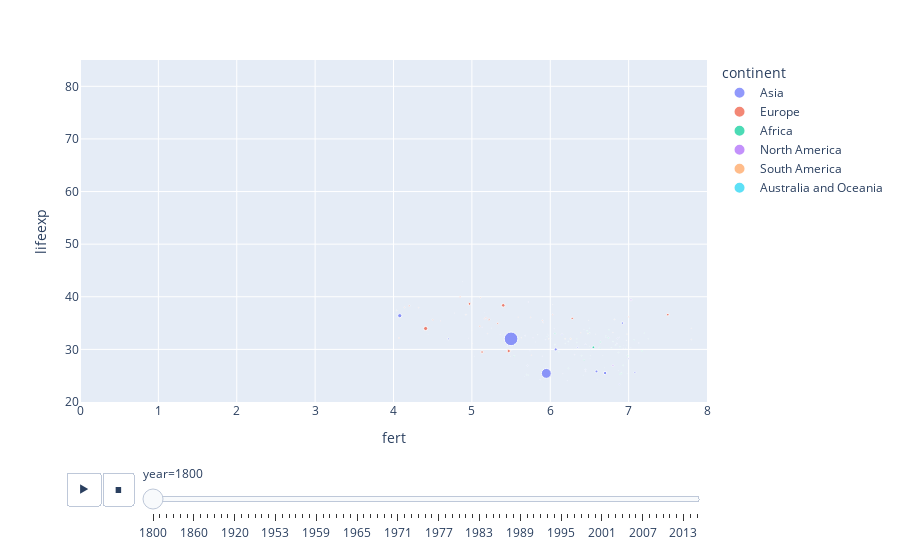

Write notebook code for a chart like this one.
### Code cell
import plotly.express as px

fig = px.scatter(df,
                 x="fert",
                 y="lifeexp",
                 animation_frame="year",
                 size="pop",
                 color="continent",
                 hover_name="country",
                 #log_x=True, 
                 range_x=[0, 8],
                 range_y=[20, 85],
                )
fig.show()

### Figure 1 — Plotly figure (JSON) as saved in the notebook; plotly's stock layout.template omitted (floating-point values rounded to 4 significant figures)
{"data": [{"hovertemplate": "<b>%{hovertext}</b><br><br>continent=Asia<br>year=1800<br>fert=%{x}<br>lifeexp=%{y}<br>pop=%{marker.size}<extra></extra>", "hovertext": ["Afghanistan", "Bahrain", "Bangladesh", "Bhutan", "Brunei", "Cambodia", "China", "India", "Indonesia", "Iran", "Iraq", "Israel", "Japan", "Jordan", "Kazakhstan", "Kuwait", "Lebanon", "Malaysia", "Maldives", "Mongolia", "Nepal", "Oman", "Pakistan", "Philippines", "Qatar", "Saudi Arabia", "Singapore", "Sri Lanka", "Syria", "Tajikistan", "Thailand", "Turkey", "Turkmenistan", "United Arab Emirates", "Uzbekistan", "Vietnam", "Yemen"], "legendgroup": "Asia", "marker": {"color": "#636efa", "size": [3280000.0, 64470.0, 19230000.0, 89990.0, 2128.0, 2090000.0, 321700000.0, 168600000.0, 16110000.0, 6270000.0, 1077000.0, 210000.0, 30290000.0, 217000.0, 2041000.0, 81280.0, 332000.0, 287000.0, 42380.0, 619000.0, 3881000.0, 318000.0, 13120000.0, 1894000.0, 14090.0, 2091000.0, 30000.0, 1213000.0, 1337000.0, 466600.0, 4665000.0, 9773000.0, 367200.0, 40150.0, 1919000.0, 6551000.0, 2593000.0], "sizemode": "area", "sizeref": 3440000.0, "symbol": "circle"}, "mode": "markers", "name": "Asia", "orientation": "v", "showlegend": true, "type": "scatter", "x": [7.0, 7.03, 6.7, 6.67, 7.06, 6.95, 5.5, 5.95, 6.07, 7.08, 7.13, 6.0, 4.08, 6.97, 6.45, 6.87, 5.74, 5.45, 5.98, 5.94, 6.15, 6.88, 6.59, 6.45, 6.97, 6.86, 5.47, 5.68, 6.85, 5.87, 6.35, 6.92, 6.22, 6.94, 5.71, 4.7, 6.88], "xaxis": "x", "y": [28.21, 30.3, 25.5, 28.8, 29.2, 35.0, 32.0, 25.44, 30.0, 25.6, 31.2, 32.0, 36.4, 31.7, 26.2, 26.0, 29.7, 30.6, 32.65, 31.8, 32.8, 32.3, 25.8, 30.9, 30.8, 32.1, 29.1, 32.6, 31.1, 24.24, 30.4, 35.0, 24.0, 30.7, 26.93, 32.0, 23.39], "yaxis": "y"}, {"hovertemplate": "<b>%{hovertext}</b><br><br>continent=Europe<br>year=1800<br>fert=%{x}<br>lifeexp=%{y}<br>pop=%{marker.size}<extra></extra>", "hovertext": ["Albania", "Armenia", "Austria", "Azerbaijan", "Belarus", "Belgium", "Bosnia and Herzegovina", "Bulgaria", "Croatia", "Cyprus", "Czech Republic", "Denmark", "Estonia", "Finland", "France", "Georgia", "Germany", "Greece", "Hungary", "Iceland", "Ireland", "Italy", "Latvia", "Lithuania", "Luxembourg", "Malta", "Moldova", "Montenegro", "Netherlands", "Norway", "Poland", "Portugal", "Romania", "Serbia", "Slovenia", "Spain", "Sweden", "Switzerland", "Ukraine", "United Kingdom"], "legendgroup": "Europe", "marker": {"color": "#EF553B", "size": [410400.0, 413300.0, 3206000.0, 880000.0, 2355000.0, 3138000.0, 851800.0, 1992000.0, 1228000.0, 184400.0, 5516000.0, 1063000.0, 334100.0, 977700.0, 29360000.0, 1072000.0, 22890000.0, 2151000.0, 3500000.0, 61430.0, 4065000.0, 18820000.0, 590600.0, 778700.0, 127000.0, 134100.0, 712600.0, 126600.0, 2255000.0, 868600.0, 9509000.0, 3033000.0, 5464000.0, 2147000.0, 469700.0, 11550000.0, 2354000.0, 1826000.0, 11220000.0, 12330000.0], "sizemode": "area", "sizeref": 3440000.0, "symbol": "circle"}, "mode": "markers", "name": "Europe", "orientation": "v", "showlegend": true, "type": "scatter", "x": [4.6, 7.8, 5.1, 8.1, 7.0, 4.85, 5.91, 5.16, 5.75, 6.03, 5.33, 4.04, 5.59, 4.92, 4.41, 7.8, 5.4, 6.03, 5.18, 4.88, 4.2, 5.47, 5.2, 5.76, 4.78, 5.49, 6.39, 5.9, 5.11, 4.32, 6.28, 4.5, 5.22, 5.9, 4.93, 5.13, 4.07, 4.14, 7.5, 4.97], "xaxis": "x", "y": [35.4, 34.0, 34.4, 29.17, 36.2, 40.0, 35.1, 35.8, 36.1, 38.5, 34.95, 37.41, 36.14, 36.57, 33.97, 31.87, 38.37, 36.6, 36.0, 42.85, 38.3, 29.69, 33.0, 28.9, 36.9, 28.7, 33.15, 35.4, 39.86, 37.92, 35.9, 35.6, 35.7, 35.5, 36.6, 29.5, 32.16, 38.0, 36.6, 38.65], "yaxis": "y"}, {"hovertemplate": "<b>%{hovertext}</b><br><br>continent=Africa<br>year=1800<br>fert=%{x}<br>lifeexp=%{y}<br>pop=%{marker.size}<extra></extra>", "hovertext": ["Algeria", "Angola", "Benin", "Botswana", "Burundi", "Cameroon", "Cape Verde", "Central African Republic", "Chad", "Comoros", "Djibouti", "Egypt", "Equatorial Guinea", "Eritrea", "Ethiopia", "Gabon", "Gambia", "Ghana", "Guinea", "Guinea-Bissau", "Kenya", "Lesotho", "Liberia", "Libya", "Madagascar", "Malawi", "Mali", "Mauritania", "Mauritius", "Morocco", "Mozambique", "Namibia", "Niger", "Nigeria", "Rwanda", "Sao Tome and Principe", "Senegal", "Seychelles", "Sierra Leone", "Somalia", "South Africa", "Sudan", "Swaziland", "Tanzania", "Togo", "Tunisia", "Uganda", "Zambia", "Zimbabwe"], "legendgroup": "Africa", "marker": {"color": "#00cc96", "size": [2503000.0, 1567000.0, 636600.0, 121000.0, 899100.0, 1860000.0, 55720.0, 479400.0, 1432000.0, 56350.0, 22850.0, 4244000.0, 80380.0, 205000.0, 2949000.0, 158200.0, 103300.0, 2016000.0, 984000.0, 218200.0, 2574000.0, 276400.0, 313500.0, 531500.0, 1543000.0, 737000.0, 1403000.0, 382700.0, 62860.0, 2503000.0, 1982000.0, 229000.0, 1245000.0, 12100000.0, 928400.0, 22730.0, 1010000.0, 12520.0, 794300.0, 991500.0, 1441000.0, 3994000.0, 86000.0, 3020000.0, 446000.0, 862000.0, 2101000.0, 747000.0, 1086000.0], "sizemode": "area", "sizeref": 3440000.0, "symbol": "circle"}, "mode": "markers", "name": "Africa", "orientation": "v", "showlegend": true, "type": "scatter", "x": [6.99, 6.93, 5.55, 6.47, 6.8, 5.54, 6.43, 6.51, 6.06, 6.01, 6.3, 6.06, 5.51, 6.96, 7.17, 6.5, 6.51, 6.43, 6.11, 7.25, 6.91, 5.84, 6.19, 7.2, 6.89, 6.78, 6.23, 6.34, 5.03, 6.5, 6.63, 5.96, 6.83, 6.55, 7.07, 6.23, 5.7, 5.16, 5.72, 6.87, 6.47, 6.64, 6.71, 6.74, 6.34, 6.4, 6.89, 6.71, 6.75], "xaxis": "x", "y": [28.82, 26.98, 31.0, 33.6, 31.5, 28.75, 33.8, 30.0, 30.9, 32.1, 29.9, 33.0, 29.8, 30.2, 29.7, 30.6, 28.8, 28.0, 29.5, 32.0, 25.5, 32.8, 31.1, 33.1, 30.5, 30.3, 26.41, 32.0, 28.7, 33.1, 30.28, 32.4, 30.8, 30.4, 31.8, 31.0, 25.2, 37.0, 25.1, 29.4, 33.5, 31.4, 32.3, 32.2, 31.3, 28.8, 25.3, 32.6, 33.7], "yaxis": "y"}, {"hovertemplate": "<b>%{hovertext}</b><br><br>continent=North America<br>year=1800<br>fert=%{x}<br>lifeexp=%{y}<br>pop=%{marker.size}<extra></extra>", "hovertext": ["Antigua and Barbuda", "Bahamas", "Barbados", "Belize", "Canada", "Costa Rica", "Cuba", "Dominican Republic", "El Salvador", "Grenada", "Guatemala", "Haiti", "Honduras", "Jamaica", "Mexico", "Nicaragua", "Panama", "Trinidad and Tobago", "United States"], "legendgroup": "North America", "marker": {"color": "#ab63fa", "size": [37000.0, 27350.0, 81730.0, 25530.0, 645500.0, 51990.0, 345000.0, 89000.0, 248000.0, 29410.0, 459000.0, 723000.0, 126100.0, 401000.0, 6182000.0, 219400.0, 78840.0, 60000.0, 6802000.0], "sizemode": "area", "sizeref": 3440000.0, "symbol": "circle"}, "mode": "markers", "name": "North America", "orientation": "v", "showlegend": true, "type": "scatter", "x": [5.0, 5.9, 4.96, 6.69, 5.72, 6.93, 5.78, 6.16, 5.9, 5.81, 6.45, 6.31, 6.05, 5.13, 6.8, 6.16, 5.36, 4.44, 7.03], "xaxis": "x", "y": [33.54, 35.18, 32.12, 26.5, 39.0, 30.21, 32.2, 29.9, 28.7, 31.4, 25.8, 29.0, 33.9, 34.2, 26.9, 25.4, 32.9, 32.9, 39.41], "yaxis": "y"}, {"hovertemplate": "<b>%{hovertext}</b><br><br>continent=South America<br>year=1800<br>fert=%{x}<br>lifeexp=%{y}<br>pop=%{marker.size}<extra></extra>", "hovertext": ["Argentina", "Bolivia", "Brazil", "Chile", "Colombia", "Ecuador", "Guyana", "Paraguay", "Peru", "Suriname", "Uruguay", "Venezuela"], "legendgroup": "South America", "marker": {"color": "#FFA15A", "size": [534000.0, 1100000.0, 3640000.0, 771400.0, 1206000.0, 500000.0, 166000.0, 143000.0, 1314000.0, 80720.0, 55000.0, 718000.0], "sizemode": "area", "sizeref": 3440000.0, "symbol": "circle"}, "mode": "markers", "name": "South America", "orientation": "v", "showlegend": true, "type": "scatter", "x": [6.8, 6.48, 6.26, 5.98, 6.19, 6.98, 5.01, 6.49, 6.82, 6.58, 5.97, 5.63], "xaxis": "x", "y": [33.2, 33.0, 32.0, 32.0, 32.0, 32.9, 31.12, 35.5, 35.7, 32.9, 32.9, 32.2], "yaxis": "y"}, {"hovertemplate": "<b>%{hovertext}</b><br><br>continent=Australia and Oceania<br>year=1800<br>fert=%{x}<br>lifeexp=%{y}<br>pop=%{marker.size}<extra></extra>", "hovertext": ["Australia", "Fiji", "Kiribati", "New Zealand", "Papua New Guinea", "Samoa", "Solomon Islands", "Tonga", "Vanuatu"], "legendgroup": "Australia and Oceania", "marker": {"color": "#19d3f3", "size": [351000.0, 130500.0, 17880.0, 100000.0, 754900.0, 47300.0, 57000.0, 18660.0, 27790.0], "sizemode": "area", "sizeref": 3440000.0, "symbol": "circle"}, "mode": "markers", "name": "Australia and Oceania", "orientation": "v", "showlegend": true, "type": "scatter", "x": [6.5, 6.45, 5.67, 5.25, 6.23, 6.98, 6.42, 6.51, 6.6], "xaxis": "x", "y": [34.05, 26.1, 24.9, 34.05, 31.5, 25.4, 25.1, 28.2, 24.3], "yaxis": "y"}], "layout": {"legend": {"itemsizing": "constant", "title": {"text": "continent"}, "tracegroupgap": 0}, "margin": {"t": 60}, "sliders": [{"active": 0, "currentvalue": {"prefix": "year="}, "len": 0.9, "pad": {"b": 10, "t": 60}, "steps": [{"args": [["1800"], {"frame": {"duration": 0, "redraw": false}, "fromcurrent": true, "mode": "immediate", "transition": {"duration": 0, "easing": "linear"}}], "label": "1800", "method": "animate"}, {"args": [["1810"], {"frame": {"duration": 0, "redraw": false}, "fromcurrent": true, "mode": "immediate", "transition": {"duration": 0, "easing": "linear"}}], "label": "1810", "method": "animate"}, {"args": [["1820"], {"frame": {"duration": 0, "redraw": false}, "fromcurrent": true, "mode": "immediate", "transition": {"duration": 0, "easing": "linear"}}], "label": "1820", "method": "animate"}, {"args": [["1830"], {"frame": {"duration": 0, "redraw": false}, "fromcurrent": true, "mode": "immediate", "transition": {"duration": 0, "easing": "linear"}}], "label": "1830", "method": "animate"}, {"args": [["1840"], {"frame": {"duration": 0, "redraw": false}, "fromcurrent": true, "mode": "immediate", "transition": {"duration": 0, "easing": "linear"}}], "label": "1840", "method": "animate"}, {"args": [["1850"], {"frame": {"duration": 0, "redraw": false}, "fromcurrent": true, "mode": "immediate", "transition": {"duration": 0, "easing": "linear"}}], "label": "1850", "method": "animate"}, {"args": [["1860"], {"frame": {"duration": 0, "redraw": false}, "fromcurrent": true, "mode": "immediate", "transition": {"duration": 0, "easing": "linear"}}], "label": "1860", "method": "animate"}, {"args": [["1870"], {"frame": {"duration": 0, "redraw": false}, "fromcurrent": true, "mode": "immediate", "transition": {"duration": 0, "easing": "linear"}}], "label": "1870", "method": "animate"}, {"args": [["1880"], {"frame": {"duration": 0, "redraw": false}, "fromcurrent": true, "mode": "immediate", "transition": {"duration": 0, "easing": "linear"}}], "label": "1880", "method": "animate"}, {"args": [["1890"], {"frame": {"duration": 0, "redraw": false}, "fromcurrent": true, "mode": "immediate", "transition": {"duration": 0, "easing": "linear"}}], "label": "1890", "method": "animate"}, {"args": [["1900"], {"frame": {"duration": 0, "redraw": false}, "fromcurrent": true, "mode": "immediate", "transition": {"duration": 0, "easing": "linear"}}], "label": "1900", "method": "animate"}, {"args": [["1910"], {"frame": {"duration": 0, "redraw": false}, "fromcurrent": true, "mode": "immediate", "transition": {"duration": 0, "easing": "linear"}}], "label": "1910", "method": "animate"}, {"args": [["1920"], {"frame": {"duration": 0, "redraw": false}, "fromcurrent": true, "mode": "immediate", "transition": {"duration": 0, "easing": "linear"}}], "label": "1920", "method": "animate"}, {"args": [["1930"], {"frame": {"duration": 0, "redraw": false}, "fromcurrent": true, "mode": "immediate", "transition": {"duration": 0, "easing": "linear"}}], "label": "1930", "method": "animate"}, {"args": [["1940"], {"frame": {"duration": 0, "redraw": false}, "fromcurrent": true, "mode": "immediate", "transition": {"duration": 0, "easing": "linear"}}], "label": "1940", "method": "animate"}, {"args": [["1950"], {"frame": {"duration": 0, "redraw": false}, "fromcurrent": true, "mode": "immediate", "transition": {"duration": 0, "easing": "linear"}}], "label": "1950", "method": "animate"}, {"args": [["1951"], {"frame": {"duration": 0, "redraw": false}, "fromcurrent": true, "mode": "immediate", "transition": {"duration": 0, "easing": "linear"}}], "label": "1951", "method": "animate"}, {"args": [["1952"], {"frame": {"duration": 0, "redraw": false}, "fromcurrent": true, "mode": "immediate", "transition": {"duration": 0, "easing": "linear"}}], "label": "1952", "method": "animate"}, {"args": [["1953"], {"frame": {"duration": 0, "redraw": false}, "fromcurrent": true, "mode": "immediate", "transition": {"duration": 0, "easing": "linear"}}], "label": "1953", "method": "animate"}, {"args": [["1954"], {"frame": {"duration": 0, "redraw": false}, "fromcurrent": true, "mode": "immediate", "transition": {"duration": 0, "easing": "linear"}}], "label": "1954", "method": "animate"}, {"args": [["1955"], {"frame": {"duration": 0, "redraw": false}, "fromcurrent": true, "mode": "immediate", "transition": {"duration": 0, "easing": "linear"}}], "label": "1955", "method": "animate"}, {"args": [["1956"], {"frame": {"duration": 0, "redraw": false}, "fromcurrent": true, "mode": "immediate", "transition": {"duration": 0, "easing": "linear"}}], "label": "1956", "method": "animate"}, {"args": [["1957"], {"frame": {"duration": 0, "redraw": false}, "fromcurrent": true, "mode": "immediate", "transition": {"duration": 0, "easing": "linear"}}], "label": "1957", "method": "animate"}, {"args": [["1958"], {"frame": {"duration": 0, "redraw": false}, "fromcurrent": true, "mode": "immediate", "transition": {"duration": 0, "easing": "linear"}}], "label": "1958", "method": "animate"}, {"args": [["1959"], {"frame": {"duration": 0, "redraw": false}, "fromcurrent": true, "mode": "immediate", "transition": {"duration": 0, "easing": "linear"}}], "label": "1959", "method": "animate"}, {"args": [["1960"], {"frame": {"duration": 0, "redraw": false}, "fromcurrent": true, "mode": "immediate", "transition": {"duration": 0, "easing": "linear"}}], "label": "1960", "method": "animate"}, {"args": [["1961"], {"frame": {"duration": 0, "redraw": false}, "fromcurrent": true, "mode": "immediate", "transition": {"duration": 0, "easing": "linear"}}], "label": "1961", "method": "animate"}, {"args": [["1962"], {"frame": {"duration": 0, "redraw": false}, "fromcurrent": true, "mode": "immediate", "transition": {"duration": 0, "easing": "linear"}}], "label": "1962", "method": "animate"}, {"args": [["1963"], {"frame": {"duration": 0, "redraw": false}, "fromcurrent": true, "mode": "immediate", "transition": {"duration": 0, "easing": "linear"}}], "label": "1963", "method": "animate"}, {"args": [["1964"], {"frame": {"duration": 0, "redraw": false}, "fromcurrent": true, "mode": "immediate", "transition": {"duration": 0, "easing": "linear"}}], "label": "1964", "method": "animate"}, {"args": [["1965"], {"frame": {"duration": 0, "redraw": false}, "fromcurrent": true, "mode": "immediate", "transition": {"duration": 0, "easing": "linear"}}], "label": "1965", "method": "animate"}, {"args": [["1966"], {"frame": {"duration": 0, "redraw": false}, "fromcurrent": true, "mode": "immediate", "transition": {"duration": 0, "easing": "linear"}}], "label": "1966", "method": "animate"}, {"args": [["1967"], {"frame": {"duration": 0, "redraw": false}, "fromcurrent": true, "mode": "immediate", "transition": {"duration": 0, "easing": "linear"}}], "label": "1967", "method": "animate"}, {"args": [["1968"], {"frame": {"duration": 0, "redraw": false}, "fromcurrent": true, "mode": "immediate", "transition": {"duration": 0, "easing": "linear"}}], "label": "1968", "method": "animate"}, {"args": [["1969"], {"frame": {"duration": 0, "redraw": false}, "fromcurrent": true, "mode": "immediate", "transition": {"duration": 0, "easing": "linear"}}], "label": "1969", "method": "animate"}, {"args": [["1970"], {"frame": {"duration": 0, "redraw": false}, "fromcurrent": true, "mode": "immediate", "transition": {"duration": 0, "easing": "linear"}}], "label": "1970", "method": "animate"}, {"args": [["1971"], {"frame": {"duration": 0, "redraw": false}, "fromcurrent": true, "mode": "immediate", "transition": {"duration": 0, "easing": "linear"}}], "label": "1971", "method": "animate"}, {"args": [["1972"], {"frame": {"duration": 0, "redraw": false}, "fromcurrent": true, "mode": "immediate", "transition": {"duration": 0, "easing": "linear"}}], "label": "1972", "method": "animate"}, {"args": [["1973"], {"frame": {"duration": 0, "redraw": false}, "fromcurrent": true, "mode": "immediate", "transition": {"duration": 0, "easing": "linear"}}], "label": "1973", "method": "animate"}, {"args": [["1974"], {"frame": {"duration": 0, "redraw": false}, "fromcurrent": true, "mode": "immediate", "transition": {"duration": 0, "easing": "linear"}}], "label": "1974", "method": "animate"}, {"args": [["1975"], {"frame": {"duration": 0, "redraw": false}, "fromcurrent": true, "mode": "immediate", "transition": {"duration": 0, "easing": "linear"}}], "label": "1975", "method": "animate"}, {"args": [["1976"], {"frame": {"duration": 0, "redraw": false}, "fromcurrent": true, "mode": "immediate", "transition": {"duration": 0, "easing": "linear"}}], "label": "1976", "method": "animate"}, {"args": [["1977"], {"frame": {"duration": 0, "redraw": false}, "fromcurrent": true, "mode": "immediate", "transition": {"duration": 0, "easing": "linear"}}], "label": "1977", "method": "animate"}, {"args": [["1978"], {"frame": {"duration": 0, "redraw": false}, "fromcurrent": true, "mode": "immediate", "transition": {"duration": 0, "easing": "linear"}}], "label": "1978", "method": "animate"}, {"args": [["1979"], {"frame": {"duration": 0, "redraw": false}, "fromcurrent": true, "mode": "immediate", "transition": {"duration": 0, "easing": "linear"}}], "label": "1979", "method": "animate"}, {"args": [["1980"], {"frame": {"duration": 0, "redraw": false}, "fromcurrent": true, "mode": "immediate", "transition": {"duration": 0, "easing": "linear"}}], "label": "1980", "method": "animate"}, {"args": [["1981"], {"frame": {"duration": 0, "redraw": false}, "fromcurrent": true, "mode": "immediate", "transition": {"duration": 0, "easing": "linear"}}], "label": "1981", "method": "animate"}, {"args": [["1982"], {"frame": {"duration": 0, "redraw": false}, "fromcurrent": true, "mode": "immediate", "transition": {"duration": 0, "easing": "linear"}}], "label": "1982", "method": "animate"}, {"args": [["1983"], {"frame": {"duration": 0, "redraw": false}, "fromcurrent": true, "mode": "immediate", "transition": {"duration": 0, "easing": "linear"}}], "label": "1983", "method": "animate"}, {"args": [["1984"], {"frame": {"duration": 0, "redraw": false}, "fromcurrent": true, "mode": "immediate", "transition": {"duration": 0, "easing": "linear"}}], "label": "1984", "method": "animate"}, {"args": [["1985"], {"frame": {"duration": 0, "redraw": false}, "fromcurrent": true, "mode": "immediate", "transition": {"duration": 0, "easing": "linear"}}], "label": "1985", "method": "animate"}, {"args": [["1986"], {"frame": {"duration": 0, "redraw": false}, "fromcurrent": true, "mode": "immediate", "transition": {"duration": 0, "easing": "linear"}}], "label": "1986", "method": "animate"}, {"args": [["1987"], {"frame": {"duration": 0, "redraw": false}, "fromcurrent": true, "mode": "immediate", "transition": {"duration": 0, "easing": "linear"}}], "label": "1987", "method": "animate"}, {"args": [["1988"], {"frame": {"duration": 0, "redraw": false}, "fromcurrent": true, "mode": "immediate", "transition": {"duration": 0, "easing": "linear"}}], "label": "1988", "method": "animate"}, {"args": [["1989"], {"frame": {"duration": 0, "redraw": false}, "fromcurrent": true, "mode": "immediate", "transition": {"duration": 0, "easing": "linear"}}], "label": "1989", "method": "animate"}, {"args": [["1990"], {"frame": {"duration": 0, "redraw": false}, "fromcurrent": true, "mode": "immediate", "transition": {"duration": 0, "easing": "linear"}}], "label": "1990", "method": "animate"}, {"args": [["1991"], {"frame": {"duration": 0, "redraw": false}, "fromcurrent": true, "mode": "immediate", "transition": {"duration": 0, "easing": "linear"}}], "label": "1991", "method": "animate"}, {"args": [["1992"], {"frame": {"duration": 0, "redraw": false}, "fromcurrent": true, "mode": "immediate", "transition": {"duration": 0, "easing": "linear"}}], "label": "1992", "method": "animate"}, {"args": [["1993"], {"frame": {"duration": 0, "redraw": false}, "fromcurrent": true, "mode": "immediate", "transition": {"duration": 0, "easing": "linear"}}], "label": "1993", "method": "animate"}, {"args": [["1994"], {"frame": {"duration": 0, "redraw": false}, "fromcurrent": true, "mode": "immediate", "transition": {"duration": 0, "easing": "linear"}}], "label": "1994", "method": "animate"}, {"args": [["1995"], {"frame": {"duration": 0, "redraw": false}, "fromcurrent": true, "mode": "immediate", "transition": {"duration": 0, "easing": "linear"}}], "label": "1995", "method": "animate"}, {"args": [["1996"], {"frame": {"duration": 0, "redraw": false}, "fromcurrent": true, "mode": "immediate", "transition": {"duration": 0, "easing": "linear"}}], "label": "1996", "method": "animate"}, {"args": [["1997"], {"frame": {"duration": 0, "redraw": false}, "fromcurrent": true, "mode": "immediate", "transition": {"duration": 0, "easing": "linear"}}], "label": "1997", "method": "animate"}, {"args": [["1998"], {"frame": {"duration": 0, "redraw": false}, "fromcurrent": true, "mode": "immediate", "transition": {"duration": 0, "easing": "linear"}}], "label": "1998", "method": "animate"}, {"args": [["1999"], {"frame": {"duration": 0, "redraw": false}, "fromcurrent": true, "mode": "immediate", "transition": {"duration": 0, "easing": "linear"}}], "label": "1999", "method": "animate"}, {"args": [["2000"], {"frame": {"duration": 0, "redraw": false}, "fromcurrent": true, "mode": "immediate", "transition": {"duration": 0, "easing": "linear"}}], "label": "2000", "method": "animate"}, {"args": [["2001"], {"frame": {"duration": 0, "redraw": false}, "fromcurrent": true, "mode": "immediate", "transition": {"duration": 0, "easing": "linear"}}], "label": "2001", "method": "animate"}, {"args": [["2002"], {"frame": {"duration": 0, "redraw": false}, "fromcurrent": true, "mode": "immediate", "transition": {"duration": 0, "easing": "linear"}}], "label": "2002", "method": "animate"}, {"args": [["2003"], {"frame": {"duration": 0, "redraw": false}, "fromcurrent": true, "mode": "immediate", "transition": {"duration": 0, "easing": "linear"}}], "label": "2003", "method": "animate"}, {"args": [["2004"], {"frame": {"duration": 0, "redraw": false}, "fromcurrent": true, "mode": "immediate", "transition": {"duration": 0, "easing": "linear"}}], "label": "2004", "method": "animate"}, {"args": [["2005"], {"frame": {"duration": 0, "redraw": false}, "fromcurrent": true, "mode": "immediate", "transition": {"duration": 0, "easing": "linear"}}], "label": "2005", "method": "animate"}, {"args": [["2006"], {"frame": {"duration": 0, "redraw": false}, "fromcurrent": true, "mode": "immediate", "transition": {"duration": 0, "easing": "linear"}}], "label": "2006", "method": "animate"}, {"args": [["2007"], {"frame": {"duration": 0, "redraw": false}, "fromcurrent": true, "mode": "immediate", "transition": {"duration": 0, "easing": "linear"}}], "label": "2007", "method": "animate"}, {"args": [["2008"], {"frame": {"duration": 0, "redraw": false}, "fromcurrent": true, "mode": "immediate", "transition": {"duration": 0, "easing": "linear"}}], "label": "2008", "method": "animate"}, {"args": [["2009"], {"frame": {"duration": 0, "redraw": false}, "fromcurrent": true, "mode": "immediate", "transition": {"duration": 0, "easing": "linear"}}], "label": "2009", "method": "animate"}, {"args": [["2010"], {"frame": {"duration": 0, "redraw": false}, "fromcurrent": true, "mode": "immediate", "transition": {"duration": 0, "easing": "linear"}}], "label": "2010", "method": "animate"}, {"args": [["2011"], {"frame": {"duration": 0, "redraw": false}, "fromcurrent": true, "mode": "immediate", "transition": {"duration": 0, "easing": "linear"}}], "label": "2011", "method": "animate"}, {"args": [["2012"], {"frame": {"duration": 0, "redraw": false}, "fromcurrent": true, "mode": "immediate", "transition": {"duration": 0, "easing": "linear"}}], "label": "2012", "method": "animate"}, {"args": [["2013"], {"frame": {"duration": 0, "redraw": false}, "fromcurrent": true, "mode": "immediate", "transition": {"duration": 0, "easing": "linear"}}], "label": "2013", "method": "animate"}, {"args": [["2014"], {"frame": {"duration": 0, "redraw": false}, "fromcurrent": true, "mode": "immediate", "transition": {"duration": 0, "easing": "linear"}}], "label": "2014", "method": "animate"}, {"args": [["2015"], {"frame": {"duration": 0, "redraw": false}, "fromcurrent": true, "mode": "immediate", "transition": {"duration": 0, "easing": "linear"}}], "label": "2015", "method": "animate"}], "x": 0.1, "xanchor": "left", "y": 0, "yanchor": "top"}], "updatemenus": [{"buttons": [{"args": [null, {"frame": {"duration": 500, "redraw": false}, "fromcurrent": true, "mode": "immediate", "transition": {"duration": 500, "easing": "linear"}}], "label": "&#9654;", "method": "animate"}, {"args": [[null], {"frame": {"duration": 0, "redraw": false}, "fromcurrent": true, "mode": "immediate", "transition": {"duration": 0, "easing": "linear"}}], "label": "&#9724;", "method": "animate"}], "direction": "left", "pad": {"r": 10, "t": 70}, "showactive": false, "type": "buttons", "x": 0.1, "xanchor": "right", "y": 0, "yanchor": "top"}], "xaxis": {"anchor": "y", "domain": [0, 1], "range": [0, 8], "title": {"text": "fert"}}, "yaxis": {"anchor": "x", "domain": [0, 1], "range": [20, 85], "title": {"text": "lifeexp"}}}}
